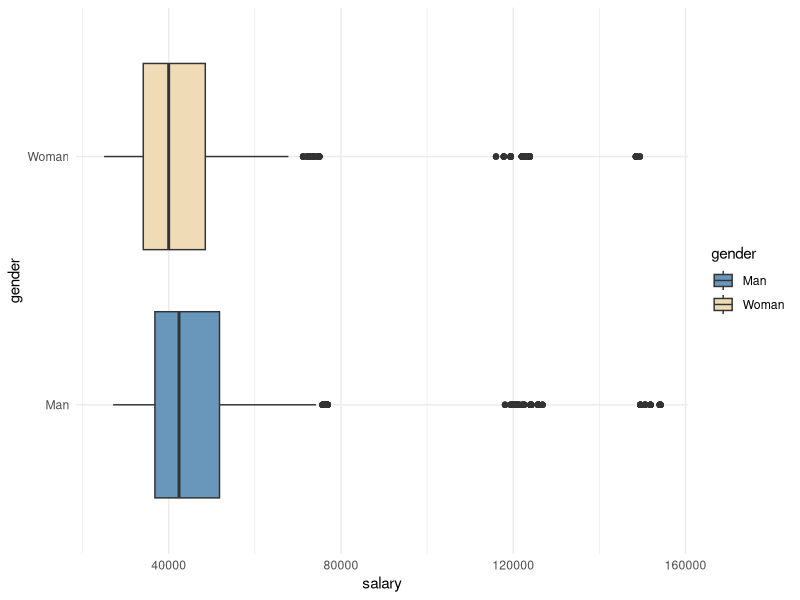

Write R code to recreate this figure. (Note: this script raises an error after producing the figure.)
## ---- chunk 1
library(tidyverse)
# this should supress all code and messages
knitr::opts_chunk$set(include=FALSE)
## ---- chunk 2
# read in the data
black_saber_current_employees <- read_csv("data/black-saber-current-employees.csv")
## ---- chunk 3
# transform salary data into numeric form and without special symbols
black_saber_current_employees$salary = as.numeric(gsub("[\\$,]", "", black_saber_current_employees$salary))
## ---- chunk 4
# remove gender: prefer not to say
black_saber_current_employees_needed = filter(black_saber_current_employees, gender != "Prefer not to say")
## ---- chunk 5
# number of employees who have indicated gender
count(unique(black_saber_current_employees_needed[c("employee_id")]))
## ---- chunk 6
# number of employees who have not indicated gender
count(unique(filter(black_saber_current_employees, gender == "Prefer not to say")[c("employee_id")]))
## ---- chunk 7
library(dplyr)
# Overall salary boxplot summary by gender
ggplot(black_saber_current_employees_needed, aes(x=gender, y=salary, fill=gender)) +
  geom_boxplot() + 
  theme_minimal() + 
  coord_flip() + 
  scale_fill_manual(values=c("#6897bb", "#f0dbb7")) + 
  ggsave("images/boxplot_s_gender.png", width = 7, height = 4)
## ---- chunk 8
# Data Visualization
# Boxplot of salary of each team by gender
ggplot(black_saber_current_employees_needed, aes(x=gender, y=salary, fill=gender)) +
  geom_boxplot() + 
  facet_wrap(~team, nrow = 4) +
  theme_minimal() + 
  coord_flip() + 
  scale_fill_manual(values=c("#6897bb", "#f0dbb7")) + 
  ggsave("images/boxplot_s_team_gender.png", width = 7, height = 4)
## ---- chunk 9
# transform role_seniority, gender, team, financial_q, leadership_for_level into factors
salary_data <- black_saber_current_employees_needed %>%
  mutate(role_seniority = as_factor(role_seniority)) %>%
  mutate(gender = as_factor(gender)) %>%
  mutate(team = as_factor(team)) %>%
  mutate(financial_q = as_factor(financial_q)) %>%
  mutate(leadership_for_level = as_factor(leadership_for_level)) %>%
  mutate(employee_id = as.character(employee_id))
## ---- chunk 10
library(tidyverse)
library(lme4)
# Model1: salary ~ leadership_for_level + productivity + role_seniority +   (1 | team)
# Fixed effects: leadership_for_level, productivity, role_seniority
# Random effect: team
model1 <- lmer(salary ~ leadership_for_level + productivity + role_seniority + (1|team), data = salary_data)
summary(model1)
## ---- chunk 11
library(lme4)
# Model2: salary ~ leadership_for_level + productivity + role_seniority + (1|team) + (1|employee_id)
# Fixed effects: leadership_for_level, productivity, role_seniority
# Random effect: team, employee_id
model2 <- lmer(salary ~ leadership_for_level + productivity + role_seniority + (1|team) + (1|employee_id), data = salary_data)
summary(model2)
## ---- chunk 12
# model 2 is better
lmtest::lrtest(model1, model2)
## ---- chunk 13
# Model3: salary ~ gender + leadership_for_level + productivity + role_seniority + (1|team) + (1|employee_id)
# Fixed effects: gender, leadership_for_level, productivity, role_seniority
# Random effect: team, employee_id
model3 <- lmer(salary ~ gender + leadership_for_level + productivity + role_seniority + (1|team) + (1|employee_id), data = salary_data)
summary(model3)
## ---- chunk 14
# model 3 would be the final model
lmtest::lrtest(model2, model3)
## ---- chunk 15
# extended lmer model with p-value reported
library(lmerTest)
model3 <- lmer(salary ~ gender + leadership_for_level + productivity + role_seniority + (1|team) + (1|employee_id), data = salary_data)
summary(model3)
